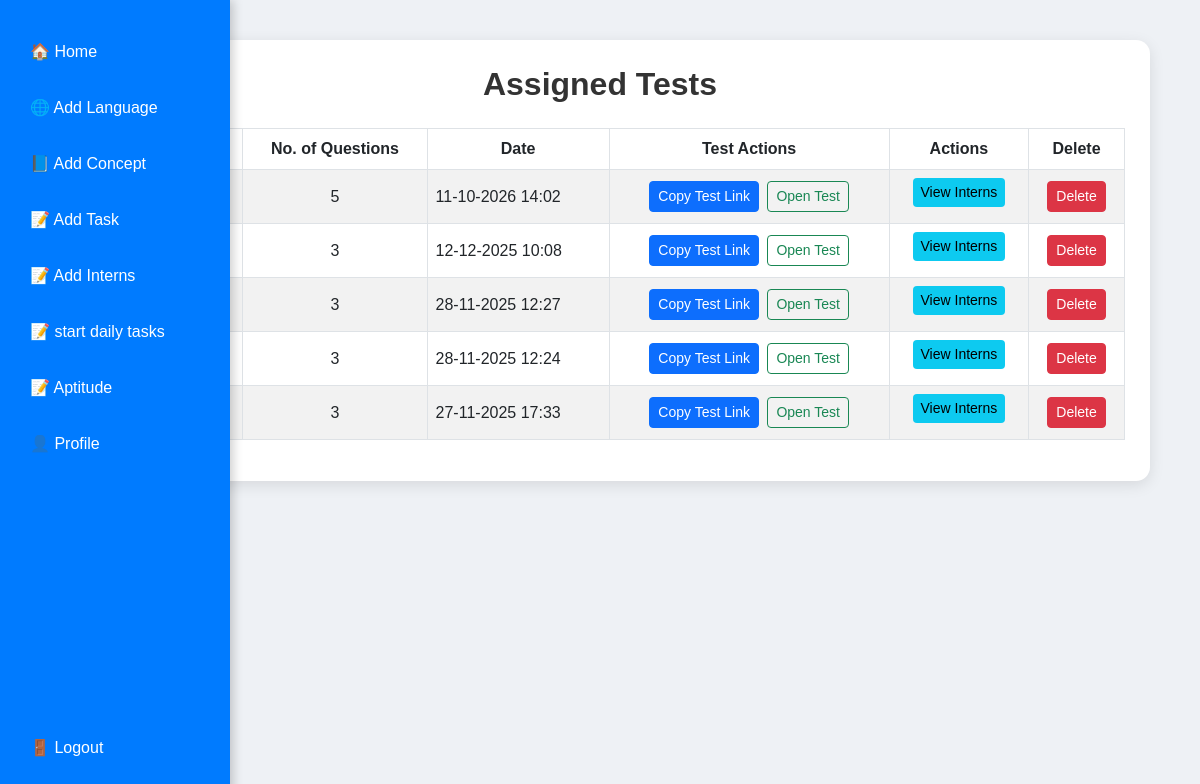
Before: /aptitude/sessions/ with the older database file.
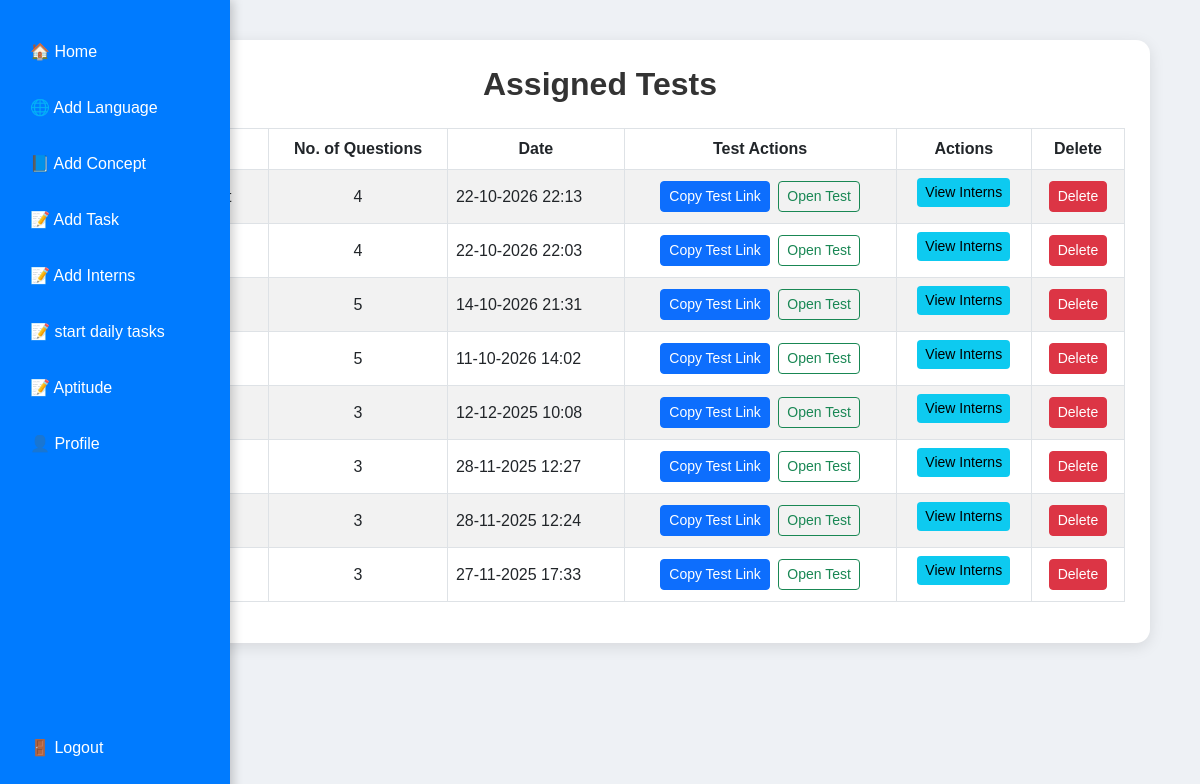
After: the same page with the newer database file.
### aptitude/models.py (models this page shows, shortened)
class PracticeSession(models.Model):
    concept = models.ForeignKey(Concept, on_delete=models.CASCADE)
    num_questions = models.PositiveIntegerField()
    created_at = models.DateTimeField(auto_now_add=True)

### aptitude/views.py (the view)
# urls.py: path("sessions/", views.session_list, name="session_list"),
def session_list(request):
    sessions = PracticeSession.objects.all().order_by("-created_at")
    for session in sessions:
        relative_url = reverse(
            "start_test",
            kwargs={"session_id": session.id}
        )
        session.test_url = request.build_absolute_uri(relative_url)
    return render(
        request,
        "aptitude/session_list.html",
        {"sessions": sessions}
    )

### aptitude/templates/aptitude/session_list.html (shortened to what this page needs)
<!DOCTYPE html>
<html lang="en">
<head>
    <link href="https://cdn.jsdelivr.net/npm/bootstrap@5.3.0/dist/css/bootstrap.min.css"
          rel="stylesheet">
</head>
<body>
    {% include 'sidebar.html' %}
    <div class="page-card">
        <h2>Assigned Tests</h2>
        <div class="table-responsive">
            <table class="table table-bordered table-striped align-middle">
                <thead class="text-center">
                    <tr>
                        <th>ID</th>
                        <th>Concept</th>
                        <th>No. of Questions</th>
                        <th>Date</th>
                        <th>Test Actions</th>
                        <th>Actions</th>
                        <th>Delete</th>
                    </tr>
                </thead>
                <tbody>
                    {% for s in sessions %}
                    <tr>
                        <td class="text-center">
                        </td>
                        <td>
                        </td>
                        <td class="text-center">
                            {{ s.num_questions }}
                        </td>
                        <td>
                            {{ s.created_at|date:"d-m-Y H:i" }}
                        </td>
                        <td class="text-center action-buttons">
                            <button
                                type="button"
                                class="btn btn-sm btn-primary"
                                onclick="copyTestLink({{ s.id }}, this)">
                                Copy Test Link
                            </button>
                            <a
                                href="{{ s.test_url }}"
                                target="_blank"
                                rel="noopener noreferrer"
                                class="btn btn-sm btn-outline-success">
                                Open Test
                            </a>
                        </td>
                        <td class="text-center">
                            <a
                                href="{% url 'session_detail' s.id %}"
                                class="btn btn-sm btn-info mb-2">
                                View Interns
                            </a>
                        </td>
                        <td class="text-center">
                            <form
                                method="POST"
                                action="{% url 'delete_session' s.id %}"
                                onsubmit="return confirm('Are you sure you want to delete this test?');">
                                <button
                                    type="submit"
                                    class="btn btn-sm btn-danger">
                                    Delete
                                </button>
                            </form>
                        </td>
                    </tr>
                    {% endfor %}
                </tbody>
            </table>
        </div>
    </div>
</body>
</html>

### full_stack/templates/sidebar.html (shortened to what this page needs)
{% load static %}
<div class="sidebar">
    <a href="{% url 'generate_tasks' %}" class="{% if request.path == '/generate/' %}active{% endif %}">🏠 Home</a>
    <a href="{% url 'add_language' %}">🌐 Add Language</a>
<a href="{% url 'add_concept' %}">📘 Add Concept</a>
<a href="{% url 'add_task' %}">📝 Add Task</a>
<a href="{% url 'add_intern' %}">📝 Add Interns</a>
<a href="{% url 'start_daily_tasks' %}">📝 start daily tasks</a>
<a href="{% url 'apt-home' %}">📝 Aptitude</a>
<a href="{% url 'profile' %}" class="{% if request.path == '/profile/' %}active{% endif %}">👤 Profile</a>
    <div class="bottom-link">
        <a href="{% url 'logout_view' %}">🚪 Logout</a>
    </div>
</div>

### aptitude/templates/aptitude/session_list.html (style rules this page uses)
body { background: #eef1f5; font-family: "Poppins", sans-serif; }
.page-card { background: #fff; padding: 25px; margin: 40px auto; width: 100%; max-width: 1100px; border-radius: 14px; box-shadow: 0 4px 15px rgba(0, 0, 0, 0.1); }
h2 { font-weight: 600; color: #333; text-align: center; margin-bottom: 25px; }
table thead { background: #343a40; color: #fff; }
.btn-info { background-color: #0dcaf0; border: none; }
.action-buttons { min-width: 180px; }
.action-buttons .btn { margin: 2px; }

### full_stack/templates/sidebar.html (style rules this page uses)
.sidebar { position: fixed; top: 0; left: 0; height: 100%; width: 230px; background-color: #007bff; color: white; padding-top: 20px; box-shadow: 3px 0 10px rgba(0, 0, 0, 0.2); z-index: 1000; }
.sidebar a { display: block; color: white; padding: 12px 20px; text-decoration: none; font-size: 1rem; border-radius: 8px; margin: 8px 10px; transition: 0.3s; }
.sidebar .bottom-link { position: absolute; bottom: 20px; width: 100%; }

Changed rows visible on the page:
added PracticeSession: num_questions "4", created_at "22-10-2026 22:13"
added PracticeSession: num_questions "4", created_at "22-10-2026 22:03"
added PracticeSession: num_questions "5", created_at "14-10-2026 21:31"
